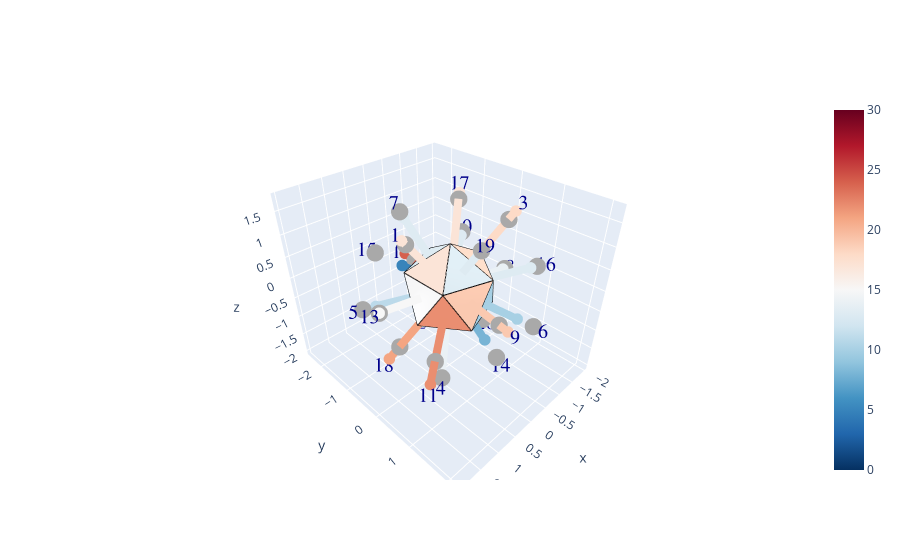

The notebook cell this image was saved under:
### Code cell
#CALL THE DISPLAY FUNCTIONS:

#Only rerun if you want to change the selection
if True:
    dice_set = rng.choice(test_dice.iloc[:,0], 300, shuffle=False)
    #dice_set = test_dice.iloc[:,0]

display_dice_v2(dice_set)
dice_hist, test_hist, test_sets, numsets = plot_dice_stats_v2(dice_set, numsets=20000)
test_err1, test_err2, dice_err1, dice_err2 = get_adjacency_likelihood(dice_set, test_sets)

### Figure 1 — Plotly figure (JSON) as saved in the notebook; plotly's stock layout.template omitted (floating-point values rounded to 4 significant figures)
{"data": [{"cmax": 30, "cmin": 0, "colorscale": [[0, "rgb(5,48,97)"], [0.1, "rgb(33,102,172)"], [0.2, "rgb(67,147,195)"], [0.3, "rgb(146,197,222)"], [0.4, "rgb(209,229,240)"], [0.5, "rgb(247,247,247)"], [0.6, "rgb(253,219,199)"], [0.7, "rgb(244,165,130)"], [0.8, "rgb(214,96,77)"], [0.9, "rgb(178,24,43)"], [1, "rgb(103,0,31)"]], "i": [0, 6, 0, 2, 8, 2, 0, 4, 1, 5, 1, 6, 1, 2, 7, 3, 0, 8, 0, 4], "intensity": [17, 23, 18, 14, 11, 10, 13, 14, 19, 13, 22, 24, 15, 8, 5, 13, 17, 21, 13, 10], "intensitymode": "cell", "j": [1, 8, 3, 10, 9, 3, 7, 5, 2, 6, 2, 7, 9, 4, 8, 4, 5, 10, 1, 6], "k": [9, 11, 5, 11, 10, 4, 9, 6, 3, 7, 10, 8, 10, 11, 9, 5, 7, 11, 3, 11], "lighting": {"ambient": 1}, "type": "mesh3d", "x": [0, 0.7236, 0.2764, -0.2764, -0.7236, -0.8944, -0.7236, -0.2764, 0.2764, 0.7236, 0.8944, 1.225e-16], "y": [0, 0.5257, 0.8507, 0.8507, 0.5257, 1.095e-16, -0.5257, -0.8507, -0.8507, -0.5257, -2.191e-16, 0], "z": [1, 0.4472, -0.4472, 0.4472, -0.4472, 0.4472, -0.4472, 0.4472, -0.4472, 0.4472, -0.4472, -1]}, {"marker": {"color": "darkgray", "size": 6, "symbol": "circle"}, "mode": "markers", "type": "scatter3d", "x": [1.087, -0.336, -0.8798, 0.8798, 1.423, -0.5437, 0.336, -1.76, 0.5437, -1.423, 1.423, -0.5437, 1.76, -0.336, 0.5437, -1.423, -0.8798, 0.8798, 0.336, -1.087], "y": [-8.342e-17, -1.034, 0.6392, 0.6392, -1.034, 1.673, -1.034, 2.503e-16, 1.673, -1.034, 1.034, -1.673, -2.48e-16, 1.034, -1.673, 1.034, -0.6392, -0.6392, 1.034, 1.668e-16], "z": [1.423, -1.423, 1.423, -1.423, -0.336, -0.336, 1.423, -0.336, 0.336, 0.336, -0.336, -0.336, 0.336, -1.423, 0.336, 0.336, 1.423, -1.423, 1.423, -1.423]}, {"marker": {"color": 1, "opacity": 1, "size": 12}, "mode": "lines", "name": "vertices", "type": "scatter3d", "x": [0, 0.7236, -0.2764, 0, -0.8944, -0.2764, 0.2764, -0.7236, -0.2764, -0.8944, -0.7236, -0.7236, -0.8944, -0.2764, -0.7236, 0.2764, -0.2764, 0, 0.7236, -0.2764, 0.2764, 0.7236, 0.7236, 0.8944, 0.2764, 1.225e-16, 0.8944, 0.2764, 1.225e-16, -0.7236, -0.7236, 1.225e-16, 0.8944, 0.7236, 0.7236, 0.2764], "y": [0, 0.5257, 0.8507, 0, 1.095e-16, 0.8507, 0.8507, 0.5257, 0.8507, 1.095e-16, 0.5257, -0.5257, 1.095e-16, -0.8507, -0.5257, -0.8507, -0.8507, 0, -0.5257, -0.8507, -0.8507, -0.5257, 0.5257, -2.191e-16, -0.8507, 0, -2.191e-16, 0.8507, 0, 0.5257, -0.5257, 0, -2.191e-16, -0.5257, 0.5257, 0.8507], "z": [1, 0.4472, 0.4472, 1, 0.4472, 0.4472, -0.4472, -0.4472, 0.4472, 0.4472, -0.4472, -0.4472, 0.4472, 0.4472, -0.4472, -0.4472, 0.4472, 1, 0.4472, 0.4472, -0.4472, 0.4472, 0.4472, -0.4472, -0.4472, -1, -0.4472, -0.4472, -1, -0.4472, -0.4472, -1, -0.4472, 0.4472, 0.4472, -0.4472]}, {"marker": {"cmax": 2, "cmin": 0, "color": [1.133, 1.133], "colorscale": [[0, "rgb(5,48,97)"], [0.1, "rgb(33,102,172)"], [0.2, "rgb(67,147,195)"], [0.3, "rgb(146,197,222)"], [0.4, "rgb(209,229,240)"], [0.5, "rgb(247,247,247)"], [0.6, "rgb(253,219,199)"], [0.7, "rgb(244,165,130)"], [0.8, "rgb(214,96,77)"], [0.9, "rgb(178,24,43)"], [1, "rgb(103,0,31)"]], "size": 4}, "mode": "markers", "type": "scatter3d", "x": [1.168, 0.442], "y": [-8.963e-17, -3.39e-17], "z": [1.529, 0.5785]}, {"line": {"cmax": 2, "cmin": 0, "color": [1.133, 1.133], "colorscale": [[0, "rgb(5,48,97)"], [0.1, "rgb(33,102,172)"], [0.2, "rgb(67,147,195)"], [0.3, "rgb(146,197,222)"], [0.4, "rgb(209,229,240)"], [0.5, "rgb(247,247,247)"], [0.6, "rgb(253,219,199)"], [0.7, "rgb(244,165,130)"], [0.8, "rgb(214,96,77)"], [0.9, "rgb(178,24,43)"], [1, "rgb(103,0,31)"]], "width": 16}, "marker": {"cmax": 2, "cmin": 0, "color": [1.133, 1.133], "colorscale": [[0, "rgb(5,48,97)"], [0.1, "rgb(33,102,172)"], [0.2, "rgb(67,147,195)"], [0.3, "rgb(146,197,222)"], [0.4, "rgb(209,229,240)"], [0.5, "rgb(247,247,247)"], [0.6, "rgb(253,219,199)"], [0.7, "rgb(244,165,130)"], [0.8, "rgb(214,96,77)"], [0.9, "rgb(178,24,43)"], [1, "rgb(103,0,31)"]], "size": 3}, "mode": "lines+markers", "type": "scatter3d", "x": [1.168, 0.442], "y": [-8.963e-17, -3.39e-17], "z": [1.529, 0.5785]}, {"marker": {"cmax": 2, "cmin": 0, "color": [1.533, 1.533], "colorscale": [[0, "rgb(5,48,97)"], [0.1, "rgb(33,102,172)"], [0.2, "rgb(67,147,195)"], [0.3, "rgb(146,197,222)"], [0.4, "rgb(209,229,240)"], [0.5, "rgb(247,247,247)"], [0.6, "rgb(253,219,199)"], [0.7, "rgb(244,165,130)"], [0.8, "rgb(214,96,77)"], [0.9, "rgb(178,24,43)"], [1, "rgb(103,0,31)"]], "size": 4}, "mode": "markers", "type": "scatter3d", "x": [-0.4361, -0.1366], "y": [-1.342, -0.4203], "z": [-1.847, -0.5785]}, {"line": {"cmax": 2, "cmin": 0, "color": [1.533, 1.533], "colorscale": [[0, "rgb(5,48,97)"], [0.1, "rgb(33,102,172)"], [0.2, "rgb(67,147,195)"], [0.3, "rgb(146,197,222)"], [0.4, "rgb(209,229,240)"], [0.5, "rgb(247,247,247)"], [0.6, "rgb(253,219,199)"], [0.7, "rgb(244,165,130)"], [0.8, "rgb(214,96,77)"], [0.9, "rgb(178,24,43)"], [1, "rgb(103,0,31)"]], "width": 16}, "marker": {"cmax": 2, "cmin": 0, "color": [1.533, 1.533], "colorscale": [[0, "rgb(5,48,97)"], [0.1, "rgb(33,102,172)"], [0.2, "rgb(67,147,195)"], [0.3, "rgb(146,197,222)"], [0.4, "rgb(209,229,240)"], [0.5, "rgb(247,247,247)"], [0.6, "rgb(253,219,199)"], [0.7, "rgb(244,165,130)"], [0.8, "rgb(214,96,77)"], [0.9, "rgb(178,24,43)"], [1, "rgb(103,0,31)"]], "size": 3}, "mode": "lines+markers", "type": "scatter3d", "x": [-0.4361, -0.1366], "y": [-1.342, -0.4203], "z": [-1.847, -0.5785]}, {"marker": {"cmax": 2, "cmin": 0, "color": [1.2, 1.2], "colorscale": [[0, "rgb(5,48,97)"], [0.1, "rgb(33,102,172)"], [0.2, "rgb(67,147,195)"], [0.3, "rgb(146,197,222)"], [0.4, "rgb(209,229,240)"], [0.5, "rgb(247,247,247)"], [0.6, "rgb(253,219,199)"], [0.7, "rgb(244,165,130)"], [0.8, "rgb(214,96,77)"], [0.9, "rgb(178,24,43)"], [1, "rgb(103,0,31)"]], "size": 4}, "mode": "markers", "type": "scatter3d", "x": [-0.978, -0.3575], "y": [0.7106, 0.2598], "z": [1.582, 0.5785]}, {"line": {"cmax": 2, "cmin": 0, "color": [1.2, 1.2], "colorscale": [[0, "rgb(5,48,97)"], [0.1, "rgb(33,102,172)"], [0.2, "rgb(67,147,195)"], [0.3, "rgb(146,197,222)"], [0.4, "rgb(209,229,240)"], [0.5, "rgb(247,247,247)"], [0.6, "rgb(253,219,199)"], [0.7, "rgb(244,165,130)"], [0.8, "rgb(214,96,77)"], [0.9, "rgb(178,24,43)"], [1, "rgb(103,0,31)"]], "width": 16}, "marker": {"cmax": 2, "cmin": 0, "color": [1.2, 1.2], "colorscale": [[0, "rgb(5,48,97)"], [0.1, "rgb(33,102,172)"], [0.2, "rgb(67,147,195)"], [0.3, "rgb(146,197,222)"], [0.4, "rgb(209,229,240)"], [0.5, "rgb(247,247,247)"], [0.6, "rgb(253,219,199)"], [0.7, "rgb(244,165,130)"], [0.8, "rgb(214,96,77)"], [0.9, "rgb(178,24,43)"], [1, "rgb(103,0,31)"]], "size": 3}, "mode": "lines+markers", "type": "scatter3d", "x": [-0.978, -0.3575], "y": [0.7106, 0.2598], "z": [1.582, 0.5785]}, {"marker": {"cmax": 2, "cmin": 0, "color": [0.9333, 0.9333], "colorscale": [[0, "rgb(5,48,97)"], [0.1, "rgb(33,102,172)"], [0.2, "rgb(67,147,195)"], [0.3, "rgb(146,197,222)"], [0.4, "rgb(209,229,240)"], [0.5, "rgb(247,247,247)"], [0.6, "rgb(253,219,199)"], [0.7, "rgb(244,165,130)"], [0.8, "rgb(214,96,77)"], [0.9, "rgb(178,24,43)"], [1, "rgb(103,0,31)"]], "size": 4}, "mode": "markers", "type": "scatter3d", "x": [0.847, 0.3575], "y": [0.6154, 0.2598], "z": [-1.371, -0.5785]}, {"line": {"cmax": 2, "cmin": 0, "color": [0.9333, 0.9333], "colorscale": [[0, "rgb(5,48,97)"], [0.1, "rgb(33,102,172)"], [0.2, "rgb(67,147,195)"], [0.3, "rgb(146,197,222)"], [0.4, "rgb(209,229,240)"], [0.5, "rgb(247,247,247)"], [0.6, "rgb(253,219,199)"], [0.7, "rgb(244,165,130)"], [0.8, "rgb(214,96,77)"], [0.9, "rgb(178,24,43)"], [1, "rgb(103,0,31)"]], "width": 16}, "marker": {"cmax": 2, "cmin": 0, "color": [0.9333, 0.9333], "colorscale": [[0, "rgb(5,48,97)"], [0.1, "rgb(33,102,172)"], [0.2, "rgb(67,147,195)"], [0.3, "rgb(146,197,222)"], [0.4, "rgb(209,229,240)"], [0.5, "rgb(247,247,247)"], [0.6, "rgb(253,219,199)"], [0.7, "rgb(244,165,130)"], [0.8, "rgb(214,96,77)"], [0.9, "rgb(178,24,43)"], [1, "rgb(103,0,31)"]], "size": 3}, "mode": "lines+markers", "type": "scatter3d", "x": [0.847, 0.3575], "y": [0.6154, 0.2598], "z": [-1.371, -0.5785]}, {"marker": {"cmax": 2, "cmin": 0, "color": [0.7333, 0.7333], "colorscale": [[0, "rgb(5,48,97)"], [0.1, "rgb(33,102,172)"], [0.2, "rgb(67,147,195)"], [0.3, "rgb(146,197,222)"], [0.4, "rgb(209,229,240)"], [0.5, "rgb(247,247,247)"], [0.6, "rgb(253,219,199)"], [0.7, "rgb(244,165,130)"], [0.8, "rgb(214,96,77)"], [0.9, "rgb(178,24,43)"], [1, "rgb(103,0,31)"]], "size": 4}, "mode": "markers", "type": "scatter3d", "x": [1.212, 0.5785], "y": [-0.8803, -0.4203], "z": [-0.286, -0.1366]}, {"line": {"cmax": 2, "cmin": 0, "color": [0.7333, 0.7333], "colorscale": [[0, "rgb(5,48,97)"], [0.1, "rgb(33,102,172)"], [0.2, "rgb(67,147,195)"], [0.3, "rgb(146,197,222)"], [0.4, "rgb(209,229,240)"], [0.5, "rgb(247,247,247)"], [0.6, "rgb(253,219,199)"], [0.7, "rgb(244,165,130)"], [0.8, "rgb(214,96,77)"], [0.9, "rgb(178,24,43)"], [1, "rgb(103,0,31)"]], "width": 16}, "marker": {"cmax": 2, "cmin": 0, "color": [0.7333, 0.7333], "colorscale": [[0, "rgb(5,48,97)"], [0.1, "rgb(33,102,172)"], [0.2, "rgb(67,147,195)"], [0.3, "rgb(146,197,222)"], [0.4, "rgb(209,229,240)"], [0.5, "rgb(247,247,247)"], [0.6, "rgb(253,219,199)"], [0.7, "rgb(244,165,130)"], [0.8, "rgb(214,96,77)"], [0.9, "rgb(178,24,43)"], [1, "rgb(103,0,31)"]], "size": 3}, "mode": "lines+markers", "type": "scatter3d", "x": [1.212, 0.5785], "y": [-0.8803, -0.4203], "z": [-0.286, -0.1366]}, {"marker": {"cmax": 2, "cmin": 0, "color": [0.6667, 0.6667], "colorscale": [[0, "rgb(5,48,97)"], [0.1, "rgb(33,102,172)"], [0.2, "rgb(67,147,195)"], [0.3, "rgb(146,197,222)"], [0.4, "rgb(209,229,240)"], [0.5, "rgb(247,247,247)"], [0.6, "rgb(253,219,199)"], [0.7, "rgb(244,165,130)"], [0.8, "rgb(214,96,77)"], [0.9, "rgb(178,24,43)"], [1, "rgb(103,0,31)"]], "size": 4}, "mode": "markers", "type": "scatter3d", "x": [-0.4425, -0.221], "y": [1.362, 0.6801], "z": [-0.2735, -0.1366]}, {"line": {"cmax": 2, "cmin": 0, "color": [0.6667, 0.6667], "colorscale": [[0, "rgb(5,48,97)"], [0.1, "rgb(33,102,172)"], [0.2, "rgb(67,147,195)"], [0.3, "rgb(146,197,222)"], [0.4, "rgb(209,229,240)"], [0.5, "rgb(247,247,247)"], [0.6, "rgb(253,219,199)"], [0.7, "rgb(244,165,130)"], [0.8, "rgb(214,96,77)"], [0.9, "rgb(178,24,43)"], [1, "rgb(103,0,31)"]], "width": 16}, "marker": {"cmax": 2, "cmin": 0, "color": [0.6667, 0.6667], "colorscale": [[0, "rgb(5,48,97)"], [0.1, "rgb(33,102,172)"], [0.2, "rgb(67,147,195)"], [0.3, "rgb(146,197,222)"], [0.4, "rgb(209,229,240)"], [0.5, "rgb(247,247,247)"], [0.6, "rgb(253,219,199)"], [0.7, "rgb(244,165,130)"], [0.8, "rgb(214,96,77)"], [0.9, "rgb(178,24,43)"], [1, "rgb(103,0,31)"]], "size": 3}, "mode": "lines+markers", "type": "scatter3d", "x": [-0.4425, -0.221], "y": [1.362, 0.6801], "z": [-0.2735, -0.1366]}, {"marker": {"cmax": 2, "cmin": 0, "color": [0.8667, 0.8667], "colorscale": [[0, "rgb(5,48,97)"], [0.1, "rgb(33,102,172)"], [0.2, "rgb(67,147,195)"], [0.3, "rgb(146,197,222)"], [0.4, "rgb(209,229,240)"], [0.5, "rgb(247,247,247)"], [0.6, "rgb(253,219,199)"], [0.7, "rgb(244,165,130)"], [0.8, "rgb(214,96,77)"], [0.9, "rgb(178,24,43)"], [1, "rgb(103,0,31)"]], "size": 4}, "mode": "markers", "type": "scatter3d", "x": [0.311, 0.1366], "y": [-0.9572, -0.4203], "z": [1.318, 0.5785]}, {"line": {"cmax": 2, "cmin": 0, "color": [0.8667, 0.8667], "colorscale": [[0, "rgb(5,48,97)"], [0.1, "rgb(33,102,172)"], [0.2, "rgb(67,147,195)"], [0.3, "rgb(146,197,222)"], [0.4, "rgb(209,229,240)"], [0.5, "rgb(247,247,247)"], [0.6, "rgb(253,219,199)"], [0.7, "rgb(244,165,130)"], [0.8, "rgb(214,96,77)"], [0.9, "rgb(178,24,43)"], [1, "rgb(103,0,31)"]], "width": 16}, "marker": {"cmax": 2, "cmin": 0, "color": [0.8667, 0.8667], "colorscale": [[0, "rgb(5,48,97)"], [0.1, "rgb(33,102,172)"], [0.2, "rgb(67,147,195)"], [0.3, "rgb(146,197,222)"], [0.4, "rgb(209,229,240)"], [0.5, "rgb(247,247,247)"], [0.6, "rgb(253,219,199)"], [0.7, "rgb(244,165,130)"], [0.8, "rgb(214,96,77)"], [0.9, "rgb(178,24,43)"], [1, "rgb(103,0,31)"]], "size": 3}, "mode": "lines+markers", "type": "scatter3d", "x": [0.311, 0.1366], "y": [-0.9572, -0.4203], "z": [1.318, 0.5785]}, {"marker": {"cmax": 2, "cmin": 0, "color": [0.9333, 0.9333], "colorscale": [[0, "rgb(5,48,97)"], [0.1, "rgb(33,102,172)"], [0.2, "rgb(67,147,195)"], [0.3, "rgb(146,197,222)"], [0.4, "rgb(209,229,240)"], [0.5, "rgb(247,247,247)"], [0.6, "rgb(253,219,199)"], [0.7, "rgb(244,165,130)"], [0.8, "rgb(214,96,77)"], [0.9, "rgb(178,24,43)"], [1, "rgb(103,0,31)"]], "size": 4}, "mode": "markers", "type": "scatter3d", "x": [-1.694, -0.7151], "y": [2.41e-16, 1.017e-16], "z": [-0.3235, -0.1366]}, {"line": {"cmax": 2, "cmin": 0, "color": [0.9333, 0.9333], "colorscale": [[0, "rgb(5,48,97)"], [0.1, "rgb(33,102,172)"], [0.2, "rgb(67,147,195)"], [0.3, "rgb(146,197,222)"], [0.4, "rgb(209,229,240)"], [0.5, "rgb(247,247,247)"], [0.6, "rgb(253,219,199)"], [0.7, "rgb(244,165,130)"], [0.8, "rgb(214,96,77)"], [0.9, "rgb(178,24,43)"], [1, "rgb(103,0,31)"]], "width": 16}, "marker": {"cmax": 2, "cmin": 0, "color": [0.9333, 0.9333], "colorscale": [[0, "rgb(5,48,97)"], [0.1, "rgb(33,102,172)"], [0.2, "rgb(67,147,195)"], [0.3, "rgb(146,197,222)"], [0.4, "rgb(209,229,240)"], [0.5, "rgb(247,247,247)"], [0.6, "rgb(253,219,199)"], [0.7, "rgb(244,165,130)"], [0.8, "rgb(214,96,77)"], [0.9, "rgb(178,24,43)"], [1, "rgb(103,0,31)"]], "size": 3}, "mode": "lines+markers", "type": "scatter3d", "x": [-1.694, -0.7151], "y": [2.41e-16, 1.017e-16], "z": [-0.3235, -0.1366]}, {"marker": {"cmax": 2, "cmin": 0, "color": [1.267, 1.267], "colorscale": [[0, "rgb(5,48,97)"], [0.1, "rgb(33,102,172)"], [0.2, "rgb(67,147,195)"], [0.3, "rgb(146,197,222)"], [0.4, "rgb(209,229,240)"], [0.5, "rgb(247,247,247)"], [0.6, "rgb(253,219,199)"], [0.7, "rgb(244,165,130)"], [0.8, "rgb(214,96,77)"], [0.9, "rgb(178,24,43)"], [1, "rgb(103,0,31)"]], "size": 4}, "mode": "markers", "type": "scatter3d", "x": [0.6247, 0.221], "y": [1.923, 0.6801], "z": [0.3861, 0.1366]}, {"line": {"cmax": 2, "cmin": 0, "color": [1.267, 1.267], "colorscale": [[0, "rgb(5,48,97)"], [0.1, "rgb(33,102,172)"], [0.2, "rgb(67,147,195)"], [0.3, "rgb(146,197,222)"], [0.4, "rgb(209,229,240)"], [0.5, "rgb(247,247,247)"], [0.6, "rgb(253,219,199)"], [0.7, "rgb(244,165,130)"], [0.8, "rgb(214,96,77)"], [0.9, "rgb(178,24,43)"], [1, "rgb(103,0,31)"]], "width": 16}, "marker": {"cmax": 2, "cmin": 0, "color": [1.267, 1.267], "colorscale": [[0, "rgb(5,48,97)"], [0.1, "rgb(33,102,172)"], [0.2, "rgb(67,147,195)"], [0.3, "rgb(146,197,222)"], [0.4, "rgb(209,229,240)"], [0.5, "rgb(247,247,247)"], [0.6, "rgb(253,219,199)"], [0.7, "rgb(244,165,130)"], [0.8, "rgb(214,96,77)"], [0.9, "rgb(178,24,43)"], [1, "rgb(103,0,31)"]], "size": 3}, "mode": "lines+markers", "type": "scatter3d", "x": [0.6247, 0.221], "y": [1.923, 0.6801], "z": [0.3861, 0.1366]}, {"marker": {"cmax": 2, "cmin": 0, "color": [0.8667, 0.8667], "colorscale": [[0, "rgb(5,48,97)"], [0.1, "rgb(33,102,172)"], [0.2, "rgb(67,147,195)"], [0.3, "rgb(146,197,222)"], [0.4, "rgb(209,229,240)"], [0.5, "rgb(247,247,247)"], [0.6, "rgb(253,219,199)"], [0.7, "rgb(244,165,130)"], [0.8, "rgb(214,96,77)"], [0.9, "rgb(178,24,43)"], [1, "rgb(103,0,31)"]], "size": 4}, "mode": "markers", "type": "scatter3d", "x": [-1.318, -0.5785], "y": [-0.9572, -0.4203], "z": [0.311, 0.1366]}, {"line": {"cmax": 2, "cmin": 0, "color": [0.8667, 0.8667], "colorscale": [[0, "rgb(5,48,97)"], [0.1, "rgb(33,102,172)"], [0.2, "rgb(67,147,195)"], [0.3, "rgb(146,197,222)"], [0.4, "rgb(209,229,240)"], [0.5, "rgb(247,247,247)"], [0.6, "rgb(253,219,199)"], [0.7, "rgb(244,165,130)"], [0.8, "rgb(214,96,77)"], [0.9, "rgb(178,24,43)"], [1, "rgb(103,0,31)"]], "width": 16}, "marker": {"cmax": 2, "cmin": 0, "color": [0.8667, 0.8667], "colorscale": [[0, "rgb(5,48,97)"], [0.1, "rgb(33,102,172)"], [0.2, "rgb(67,147,195)"], [0.3, "rgb(146,197,222)"], [0.4, "rgb(209,229,240)"], [0.5, "rgb(247,247,247)"], [0.6, "rgb(253,219,199)"], [0.7, "rgb(244,165,130)"], [0.8, "rgb(214,96,77)"], [0.9, "rgb(178,24,43)"], [1, "rgb(103,0,31)"]], "size": 3}, "mode": "lines+markers", "type": "scatter3d", "x": [-1.318, -0.5785], "y": [-0.9572, -0.4203], "z": [0.311, 0.1366]}, {"marker": {"cmax": 2, "cmin": 0, "color": [1.467, 1.467], "colorscale": [[0, "rgb(5,48,97)"], [0.1, "rgb(33,102,172)"], [0.2, "rgb(67,147,195)"], [0.3, "rgb(146,197,222)"], [0.4, "rgb(209,229,240)"], [0.5, "rgb(247,247,247)"], [0.6, "rgb(253,219,199)"], [0.7, "rgb(244,165,130)"], [0.8, "rgb(214,96,77)"], [0.9, "rgb(178,24,43)"], [1, "rgb(103,0,31)"]], "size": 4}, "mode": "markers", "type": "scatter3d", "x": [1.794, 0.5785], "y": [1.304, 0.4203], "z": [-0.4236, -0.1366]}, {"line": {"cmax": 2, "cmin": 0, "color": [1.467, 1.467], "colorscale": [[0, "rgb(5,48,97)"], [0.1, "rgb(33,102,172)"], [0.2, "rgb(67,147,195)"], [0.3, "rgb(146,197,222)"], [0.4, "rgb(209,229,240)"], [0.5, "rgb(247,247,247)"], [0.6, "rgb(253,219,199)"], [0.7, "rgb(244,165,130)"], [0.8, "rgb(214,96,77)"], [0.9, "rgb(178,24,43)"], [1, "rgb(103,0,31)"]], "width": 16}, "marker": {"cmax": 2, "cmin": 0, "color": [1.467, 1.467], "colorscale": [[0, "rgb(5,48,97)"], [0.1, "rgb(33,102,172)"], [0.2, "rgb(67,147,195)"], [0.3, "rgb(146,197,222)"], [0.4, "rgb(209,229,240)"], [0.5, "rgb(247,247,247)"], [0.6, "rgb(253,219,199)"], [0.7, "rgb(244,165,130)"], [0.8, "rgb(214,96,77)"], [0.9, "rgb(178,24,43)"], [1, "rgb(103,0,31)"]], "size": 3}, "mode": "lines+markers", "type": "scatter3d", "x": [1.794, 0.5785], "y": [1.304, 0.4203], "z": [-0.4236, -0.1366]}, {"marker": {"cmax": 2, "cmin": 0, "color": [1.6, 1.6], "colorscale": [[0, "rgb(5,48,97)"], [0.1, "rgb(33,102,172)"], [0.2, "rgb(67,147,195)"], [0.3, "rgb(146,197,222)"], [0.4, "rgb(209,229,240)"], [0.5, "rgb(247,247,247)"], [0.6, "rgb(253,219,199)"], [0.7, "rgb(244,165,130)"], [0.8, "rgb(214,96,77)"], [0.9, "rgb(178,24,43)"], [1, "rgb(103,0,31)"]], "size": 4}, "mode": "markers", "type": "scatter3d", "x": [-0.7258, -0.221], "y": [-2.234, -0.6801], "z": [-0.4486, -0.1366]}, {"line": {"cmax": 2, "cmin": 0, "color": [1.6, 1.6], "colorscale": [[0, "rgb(5,48,97)"], [0.1, "rgb(33,102,172)"], [0.2, "rgb(67,147,195)"], [0.3, "rgb(146,197,222)"], [0.4, "rgb(209,229,240)"], [0.5, "rgb(247,247,247)"], [0.6, "rgb(253,219,199)"], [0.7, "rgb(244,165,130)"], [0.8, "rgb(214,96,77)"], [0.9, "rgb(178,24,43)"], [1, "rgb(103,0,31)"]], "width": 16}, "marker": {"cmax": 2, "cmin": 0, "color": [1.6, 1.6], "colorscale": [[0, "rgb(5,48,97)"], [0.1, "rgb(33,102,172)"], [0.2, "rgb(67,147,195)"], [0.3, "rgb(146,197,222)"], [0.4, "rgb(209,229,240)"], [0.5, "rgb(247,247,247)"], [0.6, "rgb(253,219,199)"], [0.7, "rgb(244,165,130)"], [0.8, "rgb(214,96,77)"], [0.9, "rgb(178,24,43)"], [1, "rgb(103,0,31)"]], "size": 3}, "mode": "lines+markers", "type": "scatter3d", "x": [-0.7258, -0.221], "y": [-2.234, -0.6801], "z": [-0.4486, -0.1366]}, {"marker": {"cmax": 2, "cmin": 0, "color": [1, 1], "colorscale": [[0, "rgb(5,48,97)"], [0.1, "rgb(33,102,172)"], [0.2, "rgb(67,147,195)"], [0.3, "rgb(146,197,222)"], [0.4, "rgb(209,229,240)"], [0.5, "rgb(247,247,247)"], [0.6, "rgb(253,219,199)"], [0.7, "rgb(244,165,130)"], [0.8, "rgb(214,96,77)"], [0.9, "rgb(178,24,43)"], [1, "rgb(103,0,31)"]], "size": 4}, "mode": "markers", "type": "scatter3d", "x": [1.76, 0.7151], "y": [-2.48e-16, -1.008e-16], "z": [0.336, 0.1366]}, {"line": {"cmax": 2, "cmin": 0, "color": [1, 1], "colorscale": [[0, "rgb(5,48,97)"], [0.1, "rgb(33,102,172)"], [0.2, "rgb(67,147,195)"], [0.3, "rgb(146,197,222)"], [0.4, "rgb(209,229,240)"], [0.5, "rgb(247,247,247)"], [0.6, "rgb(253,219,199)"], [0.7, "rgb(244,165,130)"], [0.8, "rgb(214,96,77)"], [0.9, "rgb(178,24,43)"], [1, "rgb(103,0,31)"]], "width": 16}, "marker": {"cmax": 2, "cmin": 0, "color": [1, 1], "colorscale": [[0, "rgb(5,48,97)"], [0.1, "rgb(33,102,172)"], [0.2, "rgb(67,147,195)"], [0.3, "rgb(146,197,222)"], [0.4, "rgb(209,229,240)"], [0.5, "rgb(247,247,247)"], [0.6, "rgb(253,219,199)"], [0.7, "rgb(244,165,130)"], [0.8, "rgb(214,96,77)"], [0.9, "rgb(178,24,43)"], [1, "rgb(103,0,31)"]], "size": 3}, "mode": "lines+markers", "type": "scatter3d", "x": [1.76, 0.7151], "y": [-2.48e-16, -1.008e-16], "z": [0.336, 0.1366]}, {"marker": {"cmax": 2, "cmin": 0, "color": [0.5333, 0.5333], "colorscale": [[0, "rgb(5,48,97)"], [0.1, "rgb(33,102,172)"], [0.2, "rgb(67,147,195)"], [0.3, "rgb(146,197,222)"], [0.4, "rgb(209,229,240)"], [0.5, "rgb(247,247,247)"], [0.6, "rgb(253,219,199)"], [0.7, "rgb(244,165,130)"], [0.8, "rgb(214,96,77)"], [0.9, "rgb(178,24,43)"], [1, "rgb(103,0,31)"]], "size": 4}, "mode": "markers", "type": "scatter3d", "x": [-0.2485, -0.1366], "y": [0.7648, 0.4203], "z": [-1.053, -0.5785]}, {"line": {"cmax": 2, "cmin": 0, "color": [0.5333, 0.5333], "colorscale": [[0, "rgb(5,48,97)"], [0.1, "rgb(33,102,172)"], [0.2, "rgb(67,147,195)"], [0.3, "rgb(146,197,222)"], [0.4, "rgb(209,229,240)"], [0.5, "rgb(247,247,247)"], [0.6, "rgb(253,219,199)"], [0.7, "rgb(244,165,130)"], [0.8, "rgb(214,96,77)"], [0.9, "rgb(178,24,43)"], [1, "rgb(103,0,31)"]], "width": 16}, "marker": {"cmax": 2, "cmin": 0, "color": [0.5333, 0.5333], "colorscale": [[0, "rgb(5,48,97)"], [0.1, "rgb(33,102,172)"], [0.2, "rgb(67,147,195)"], [0.3, "rgb(146,197,222)"], [0.4, "rgb(209,229,240)"], [0.5, "rgb(247,247,247)"], [0.6, "rgb(253,219,199)"], [0.7, "rgb(244,165,130)"], [0.8, "rgb(214,96,77)"], [0.9, "rgb(178,24,43)"], [1, "rgb(103,0,31)"]], "size": 3}, "mode": "lines+markers", "type": "scatter3d", "x": [-0.2485, -0.1366], "y": [0.7648, 0.4203], "z": [-1.053, -0.5785]}, {"marker": {"cmax": 2, "cmin": 0, "color": [0.3333, 0.3333], "colorscale": [[0, "rgb(5,48,97)"], [0.1, "rgb(33,102,172)"], [0.2, "rgb(67,147,195)"], [0.3, "rgb(146,197,222)"], [0.4, "rgb(209,229,240)"], [0.5, "rgb(247,247,247)"], [0.6, "rgb(253,219,199)"], [0.7, "rgb(244,165,130)"], [0.8, "rgb(214,96,77)"], [0.9, "rgb(178,24,43)"], [1, "rgb(103,0,31)"]], "size": 4}, "mode": "markers", "type": "scatter3d", "x": [0.3414, 0.221], "y": [-1.051, -0.6801], "z": [0.211, 0.1366]}, {"line": {"cmax": 2, "cmin": 0, "color": [0.3333, 0.3333], "colorscale": [[0, "rgb(5,48,97)"], [0.1, "rgb(33,102,172)"], [0.2, "rgb(67,147,195)"], [0.3, "rgb(146,197,222)"], [0.4, "rgb(209,229,240)"], [0.5, "rgb(247,247,247)"], [0.6, "rgb(253,219,199)"], [0.7, "rgb(244,165,130)"], [0.8, "rgb(214,96,77)"], [0.9, "rgb(178,24,43)"], [1, "rgb(103,0,31)"]], "width": 16}, "marker": {"cmax": 2, "cmin": 0, "color": [0.3333, 0.3333], "colorscale": [[0, "rgb(5,48,97)"], [0.1, "rgb(33,102,172)"], [0.2, "rgb(67,147,195)"], [0.3, "rgb(146,197,222)"], [0.4, "rgb(209,229,240)"], [0.5, "rgb(247,247,247)"], [0.6, "rgb(253,219,199)"], [0.7, "rgb(244,165,130)"], [0.8, "rgb(214,96,77)"], [0.9, "rgb(178,24,43)"], [1, "rgb(103,0,31)"]], "size": 3}, "mode": "lines+markers", "type": "scatter3d", "x": [0.3414, 0.221], "y": [-1.051, -0.6801], "z": [0.211, 0.1366]}, {"marker": {"cmax": 2, "cmin": 0, "color": [0.8667, 0.8667], "colorscale": [[0, "rgb(5,48,97)"], [0.1, "rgb(33,102,172)"], [0.2, "rgb(67,147,195)"], [0.3, "rgb(146,197,222)"], [0.4, "rgb(209,229,240)"], [0.5, "rgb(247,247,247)"], [0.6, "rgb(253,219,199)"], [0.7, "rgb(244,165,130)"], [0.8, "rgb(214,96,77)"], [0.9, "rgb(178,24,43)"], [1, "rgb(103,0,31)"]], "size": 4}, "mode": "markers", "type": "scatter3d", "x": [-1.318, -0.5785], "y": [0.9572, 0.4203], "z": [0.311, 0.1366]}, {"line": {"cmax": 2, "cmin": 0, "color": [0.8667, 0.8667], "colorscale": [[0, "rgb(5,48,97)"], [0.1, "rgb(33,102,172)"], [0.2, "rgb(67,147,195)"], [0.3, "rgb(146,197,222)"], [0.4, "rgb(209,229,240)"], [0.5, "rgb(247,247,247)"], [0.6, "rgb(253,219,199)"], [0.7, "rgb(244,165,130)"], [0.8, "rgb(214,96,77)"], [0.9, "rgb(178,24,43)"], [1, "rgb(103,0,31)"]], "width": 16}, "marker": {"cmax": 2, "cmin": 0, "color": [0.8667, 0.8667], "colorscale": [[0, "rgb(5,48,97)"], [0.1, "rgb(33,102,172)"], [0.2, "rgb(67,147,195)"], [0.3, "rgb(146,197,222)"], [0.4, "rgb(209,229,240)"], [0.5, "rgb(247,247,247)"], [0.6, "rgb(253,219,199)"], [0.7, "rgb(244,165,130)"], [0.8, "rgb(214,96,77)"], [0.9, "rgb(178,24,43)"], [1, "rgb(103,0,31)"]], "size": 3}, "mode": "lines+markers", "type": "scatter3d", "x": [-1.318, -0.5785], "y": [0.9572, 0.4203], "z": [0.311, 0.1366]}, {"marker": {"cmax": 2, "cmin": 0, "color": [1.133, 1.133], "colorscale": [[0, "rgb(5,48,97)"], [0.1, "rgb(33,102,172)"], [0.2, "rgb(67,147,195)"], [0.3, "rgb(146,197,222)"], [0.4, "rgb(209,229,240)"], [0.5, "rgb(247,247,247)"], [0.6, "rgb(253,219,199)"], [0.7, "rgb(244,165,130)"], [0.8, "rgb(214,96,77)"], [0.9, "rgb(178,24,43)"], [1, "rgb(103,0,31)"]], "size": 4}, "mode": "markers", "type": "scatter3d", "x": [-0.9452, -0.3575], "y": [-0.6868, -0.2598], "z": [1.529, 0.5785]}, {"line": {"cmax": 2, "cmin": 0, "color": [1.133, 1.133], "colorscale": [[0, "rgb(5,48,97)"], [0.1, "rgb(33,102,172)"], [0.2, "rgb(67,147,195)"], [0.3, "rgb(146,197,222)"], [0.4, "rgb(209,229,240)"], [0.5, "rgb(247,247,247)"], [0.6, "rgb(253,219,199)"], [0.7, "rgb(244,165,130)"], [0.8, "rgb(214,96,77)"], [0.9, "rgb(178,24,43)"], [1, "rgb(103,0,31)"]], "width": 16}, "marker": {"cmax": 2, "cmin": 0, "color": [1.133, 1.133], "colorscale": [[0, "rgb(5,48,97)"], [0.1, "rgb(33,102,172)"], [0.2, "rgb(67,147,195)"], [0.3, "rgb(146,197,222)"], [0.4, "rgb(209,229,240)"], [0.5, "rgb(247,247,247)"], [0.6, "rgb(253,219,199)"], [0.7, "rgb(244,165,130)"], [0.8, "rgb(214,96,77)"], [0.9, "rgb(178,24,43)"], [1, "rgb(103,0,31)"]], "size": 3}, "mode": "lines+markers", "type": "scatter3d", "x": [-0.9452, -0.3575], "y": [-0.6868, -0.2598], "z": [1.529, 0.5785]}, {"marker": {"cmax": 2, "cmin": 0, "color": [1.4, 1.4], "colorscale": [[0, "rgb(5,48,97)"], [0.1, "rgb(33,102,172)"], [0.2, "rgb(67,147,195)"], [0.3, "rgb(146,197,222)"], [0.4, "rgb(209,229,240)"], [0.5, "rgb(247,247,247)"], [0.6, "rgb(253,219,199)"], [0.7, "rgb(244,165,130)"], [0.8, "rgb(214,96,77)"], [0.9, "rgb(178,24,43)"], [1, "rgb(103,0,31)"]], "size": 4}, "mode": "markers", "type": "scatter3d", "x": [1.076, 0.3575], "y": [-0.7819, -0.2598], "z": [-1.741, -0.5785]}, {"line": {"cmax": 2, "cmin": 0, "color": [1.4, 1.4], "colorscale": [[0, "rgb(5,48,97)"], [0.1, "rgb(33,102,172)"], [0.2, "rgb(67,147,195)"], [0.3, "rgb(146,197,222)"], [0.4, "rgb(209,229,240)"], [0.5, "rgb(247,247,247)"], [0.6, "rgb(253,219,199)"], [0.7, "rgb(244,165,130)"], [0.8, "rgb(214,96,77)"], [0.9, "rgb(178,24,43)"], [1, "rgb(103,0,31)"]], "width": 16}, "marker": {"cmax": 2, "cmin": 0, "color": [1.4, 1.4], "colorscale": [[0, "rgb(5,48,97)"], [0.1, "rgb(33,102,172)"], [0.2, "rgb(67,147,195)"], [0.3, "rgb(146,197,222)"], [0.4, "rgb(209,229,240)"], [0.5, "rgb(247,247,247)"], [0.6, "rgb(253,219,199)"], [0.7, "rgb(244,165,130)"], [0.8, "rgb(214,96,77)"], [0.9, "rgb(178,24,43)"], [1, "rgb(103,0,31)"]], "size": 3}, "mode": "lines+markers", "type": "scatter3d", "x": [1.076, 0.3575], "y": [-0.7819, -0.2598], "z": [-1.741, -0.5785]}, {"marker": {"cmax": 2, "cmin": 0, "color": [0.8667, 0.8667], "colorscale": [[0, "rgb(5,48,97)"], [0.1, "rgb(33,102,172)"], [0.2, "rgb(67,147,195)"], [0.3, "rgb(146,197,222)"], [0.4, "rgb(209,229,240)"], [0.5, "rgb(247,247,247)"], [0.6, "rgb(253,219,199)"], [0.7, "rgb(244,165,130)"], [0.8, "rgb(214,96,77)"], [0.9, "rgb(178,24,43)"], [1, "rgb(103,0,31)"]], "size": 4}, "mode": "markers", "type": "scatter3d", "x": [0.311, 0.1366], "y": [0.9572, 0.4203], "z": [1.318, 0.5785]}, {"line": {"cmax": 2, "cmin": 0, "color": [0.8667, 0.8667], "colorscale": [[0, "rgb(5,48,97)"], [0.1, "rgb(33,102,172)"], [0.2, "rgb(67,147,195)"], [0.3, "rgb(146,197,222)"], [0.4, "rgb(209,229,240)"], [0.5, "rgb(247,247,247)"], [0.6, "rgb(253,219,199)"], [0.7, "rgb(244,165,130)"], [0.8, "rgb(214,96,77)"], [0.9, "rgb(178,24,43)"], [1, "rgb(103,0,31)"]], "width": 16}, "marker": {"cmax": 2, "cmin": 0, "color": [0.8667, 0.8667], "colorscale": [[0, "rgb(5,48,97)"], [0.1, "rgb(33,102,172)"], [0.2, "rgb(67,147,195)"], [0.3, "rgb(146,197,222)"], [0.4, "rgb(209,229,240)"], [0.5, "rgb(247,247,247)"], [0.6, "rgb(253,219,199)"], [0.7, "rgb(244,165,130)"], [0.8, "rgb(214,96,77)"], [0.9, "rgb(178,24,43)"], [1, "rgb(103,0,31)"]], "size": 3}, "mode": "lines+markers", "type": "scatter3d", "x": [0.311, 0.1366], "y": [0.9572, 0.4203], "z": [1.318, 0.5785]}, {"marker": {"cmax": 2, "cmin": 0, "color": [0.6667, 0.6667], "colorscale": [[0, "rgb(5,48,97)"], [0.1, "rgb(33,102,172)"], [0.2, "rgb(67,147,195)"], [0.3, "rgb(146,197,222)"], [0.4, "rgb(209,229,240)"], [0.5, "rgb(247,247,247)"], [0.6, "rgb(253,219,199)"], [0.7, "rgb(244,165,130)"], [0.8, "rgb(214,96,77)"], [0.9, "rgb(178,24,43)"], [1, "rgb(103,0,31)"]], "size": 4}, "mode": "markers", "type": "scatter3d", "x": [-0.8851, -0.442], "y": [1.358e-16, 6.781e-17], "z": [-1.159, -0.5785]}, {"line": {"cmax": 2, "cmin": 0, "color": [0.6667, 0.6667], "colorscale": [[0, "rgb(5,48,97)"], [0.1, "rgb(33,102,172)"], [0.2, "rgb(67,147,195)"], [0.3, "rgb(146,197,222)"], [0.4, "rgb(209,229,240)"], [0.5, "rgb(247,247,247)"], [0.6, "rgb(253,219,199)"], [0.7, "rgb(244,165,130)"], [0.8, "rgb(214,96,77)"], [0.9, "rgb(178,24,43)"], [1, "rgb(103,0,31)"]], "width": 16}, "marker": {"cmax": 2, "cmin": 0, "color": [0.6667, 0.6667], "colorscale": [[0, "rgb(5,48,97)"], [0.1, "rgb(33,102,172)"], [0.2, "rgb(67,147,195)"], [0.3, "rgb(146,197,222)"], [0.4, "rgb(209,229,240)"], [0.5, "rgb(247,247,247)"], [0.6, "rgb(253,219,199)"], [0.7, "rgb(244,165,130)"], [0.8, "rgb(214,96,77)"], [0.9, "rgb(178,24,43)"], [1, "rgb(103,0,31)"]], "size": 3}, "mode": "lines+markers", "type": "scatter3d", "x": [-0.8851, -0.442], "y": [1.358e-16, 6.781e-17], "z": [-1.159, -0.5785]}, {"mode": "text", "text": ["1", "2", "3", "4", "5", "6", "7", "8", "9", "10", "11", "12", "13", "14", "15", "16", "17", "18", "19", "20"], "textfont": {"color": "darkblue", "family": "sans serif", "size": 20}, "textposition": "middle center", "type": "scatter3d", "x": [1.29, -0.4736, -1.076, 0.978, 1.582, -0.6044, 0.3736, -1.956, 0.6854, -1.582, 1.953, -0.7865, 1.956, -0.3736, 0.6044, -1.582, -1.043, 1.174, 0.3736, -1.209], "y": [-9.895e-17, -1.458, 0.7819, 0.7106, -1.15, 1.86, -1.15, 2.782e-16, 2.109, -1.15, 1.419, -2.421, -2.757e-16, 1.15, -1.86, 1.15, -0.7581, -0.8533, 1.15, 1.855e-16], "z": [1.688, -2.006, 1.741, -1.582, -0.3736, -0.3736, 1.582, -0.3736, 0.4236, 0.3736, -0.4611, -0.4861, 0.3736, -1.582, 0.3736, 0.3736, 1.688, -1.9, 1.582, -1.582]}], "layout": {"showlegend": false}}
